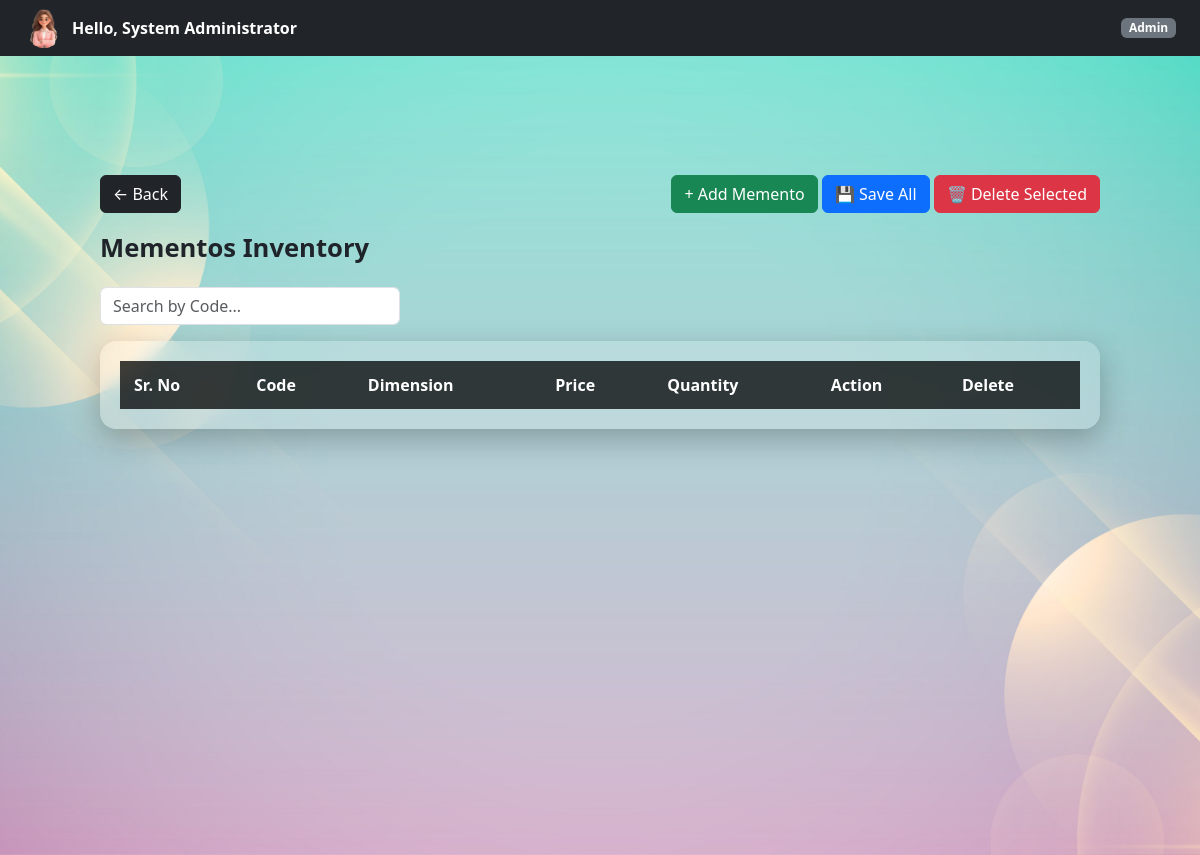
The page /admin/mementos (signed in) on the database as committed earlier.
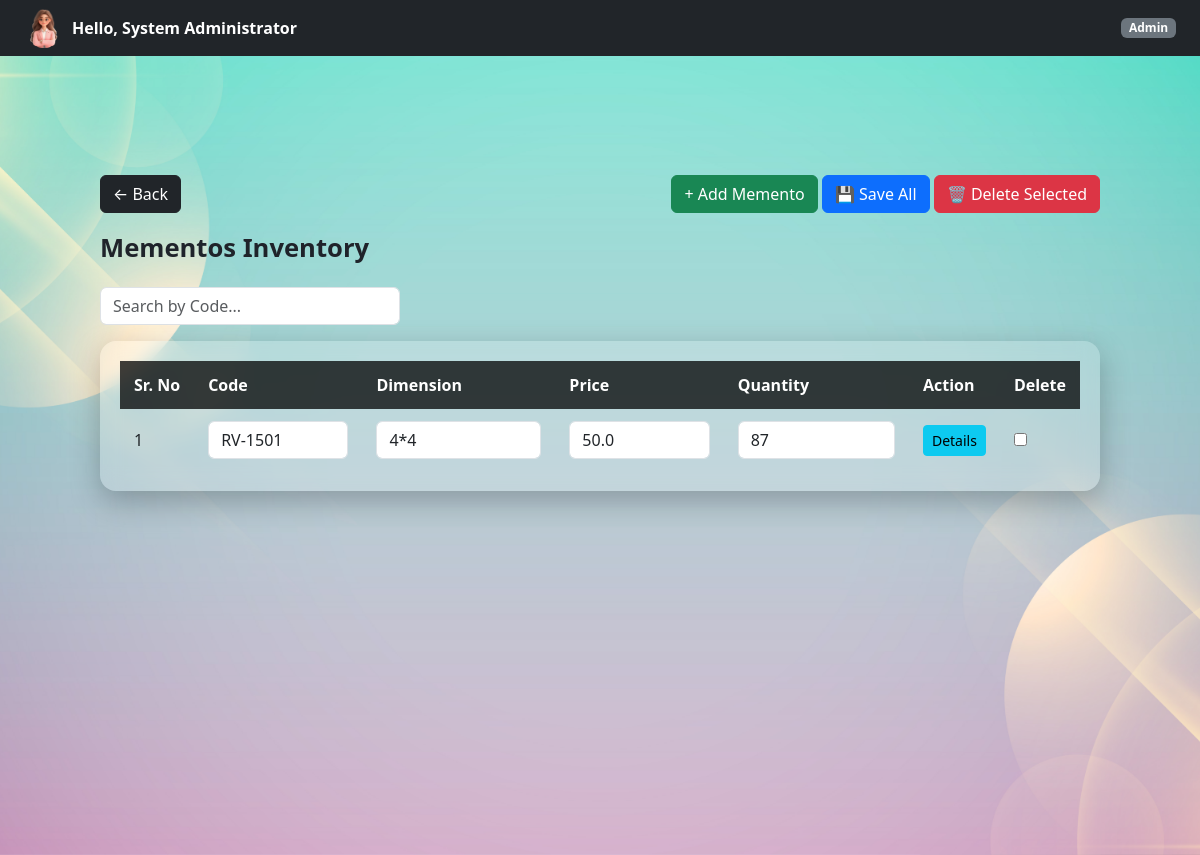
The same page on the database as committed later.
### controller/models.py (models this page shows)
class Memento(db.Model):
    __tablename__ = "mementos"
    id = db.Column(db.Integer, primary_key=True)
    code = db.Column(
        db.String(100),
        nullable=False,
        unique=True
    )
    dimension = db.Column(db.String(100), nullable=False)
    price = db.Column(db.Float, nullable=False)
    quantity = db.Column(db.Integer, default=0)
    materials = db.relationship(
    "MementoMaterial",
    backref="memento",
    cascade="all, delete-orphan"
)

### controller/admin.py (the view)
@admin_bp.route("/mementos")
@login_required
@role_required("Admin")
def view_mementos():
    mementos = Memento.query.all()
    foils = Foil.query.all()
    paints = Paint.query.all()
    accessories = Accessory.query.all()
    boards = Board.query.all()
    return render_template(
        "admin/memento.html",
        mementos=mementos,
        foils=foils,
        paints=paints,
        accessories=accessories,
        boards=boards
    )

### templates/admin/memento.html (shortened to what this page needs)
{% extends "base.html" %}
{% block page_class %}company-dashboard-bg{% endblock %}
{% block free_content %}
{% include "partials/navbar.html" %}
<div class="dashboard-container">
    <div class="d-flex justify-content-between align-items-center mb-3">
        <a href="{{ url_for('admin.dashboard') }}"
           class="btn btn-dark">
            ← Back
        </a>
        <div>
            <button class="btn btn-success"
                    onclick="addMementoRow()">
                + Add Memento
            </button>
            <button form="mementoForm"
                    class="btn btn-primary">
                💾 Save All
            </button>
            <button type="button"
                    class="btn btn-danger"
                    onclick="deleteSelectedMementos()">
                🗑 Delete Selected
            </button>
        </div>
    </div>
    <div class="page-title">
        Mementos Inventory
    </div>
    <input
        type="text"
        id="searchInput"
        placeholder="Search by Code..."
        class="form-control mb-3"
        style="max-width:300px;"
    >
    <form
        id="mementoForm"
        method="POST"
        action="{{ url_for('admin.bulk_update_mementos') }}"
    >
        <div class="glass-table">
            <table>
                <thead>
                    <tr>
                        <th>Sr. No</th>
                        <th>Code</th>
                        <th>Dimension</th>
                        <th>Price</th>
                        <th>Quantity</th>
                        <th>Action</th>
                        <th>Delete</th>
                    </tr>
                </thead>
                <tbody id="mementoTableBody">
                    {% for memento in mementos %}
                    <tr>
                        <td class="sr-no">
                            {{ loop.index }}
                        </td>
                        <td>
                            <input
                                name="code[]"
                                value="{{ memento.code }}"
                                class="form-control"
                            >
                        </td>
                        <td>
                            <input
                                name="dimension[]"
                                value="{{ memento.dimension }}"
                                class="form-control"
                            >
                        </td>
                        <td>
                            <input
                                name="price[]"
                                value="{{ memento.price }}"
                                class="form-control"
                            >
                        </td>
                        <td>
                            <input
                                name="quantity[]"
                                value="{{ memento.quantity }}"
                                class="form-control"
                            >
                        </td>
                        <td>
                            <button
                                type="button"
                                class="btn btn-info btn-sm"
                                data-memento-id="{{ memento.id }}"
                                onclick="openMaterialModal(this.dataset.mementoId)">
                                Details
                            </button>
                        </td>
                        <td>
                            <input
                                type="checkbox"
                                name="selected_ids[]"
                                value="{{ memento.id }}"
                            >
                        </td>
                    </tr>
                    {% endfor %}
                </tbody>
            </table>
        </div>
    </form>
</div>
{% endblock %}

### templates/base.html (shortened to what this page needs)
<!DOCTYPE html>
<html lang="en">
<head>
    <link rel="stylesheet" href="{{ url_for('static', filename='styles/bootstrap/css/bootstrap.min.css') }}">
    <link rel="stylesheet" href="{{ url_for('static', filename='styles/main.css') }}">
</head>
<body>
<div class="page-wrapper {% block page_class %}{% endblock %}">
    {% block free_content %}{% endblock %}
</div>
</body>
</html>

### templates/partials/navbar.html (shortened to what this page needs)
<nav class="navbar navbar-dark bg-dark fixed-top px-4 d-flex justify-content-between">
    <a
        class="d-flex align-items-center text-white text-decoration-none"
        data-bs-toggle="offcanvas"
        href="#profileSidebar"
        role="button"
    >
        <img
            src="{{ url_for('static', filename='scripts/images/profile.png') }}"
            width="40"
            height="40"
            class="rounded-circle me-2"
        >
        <strong>Hello, {{ session.get("user_name") }}</strong>
    </a>
    <span class="badge bg-secondary">
        {% if "Admin" in session.get("roles", []) %}
            Admin
        {% else %}
            Employee
        {% endif %}
    </span>
</nav>

### static/styles/main.css (style rules this page uses)
html, body { height: 100%; margin: 0; }
.page-wrapper { min-height: 100vh; width: 100%; display: flex; align-items: flex-start; justify-content: center; }
.company-dashboard-bg { background: url("../scripts/images/company1.jpg") no-repeat center center/cover; }
.dashboard-container { width: 100%; padding: 90px 40px 40px; }
.page-wrapper { padding: 30px 60px; }
.page-title { font-size: 1.6rem; font-weight: 600; color: #1f232a; margin-bottom: 20px; }
.glass-table { background: rgba(255, 255, 255, 0.18); backdrop-filter: blur(10px); -webkit-backdrop-filter: blur(10px); border-radius: 16px; padding: 20px; box-shadow: 0 10px 30px rgba(0, 0, 0, 0.25); width: 100%; overflow-x: auto; }
.glass-table table { width: 100%; border-collapse: collapse; }
.glass-table thead { background: rgba(0, 0, 0, 0.75); color: #ffffff; }
.glass-table th, .glass-table td { padding: 12px 14px; text-align: left; white-space: nowrap; }
.glass-table tbody tr { border-bottom: 1px solid rgba(255, 255, 255, 0.15); }
.glass-table tbody tr:last-child { border-bottom: none; }
body { padding-top: 55px; }

Rows that differ between the two databases and show on the page:
added Memento: code "RV-1501", dimension "4*4", price "50.0", quantity "87"
